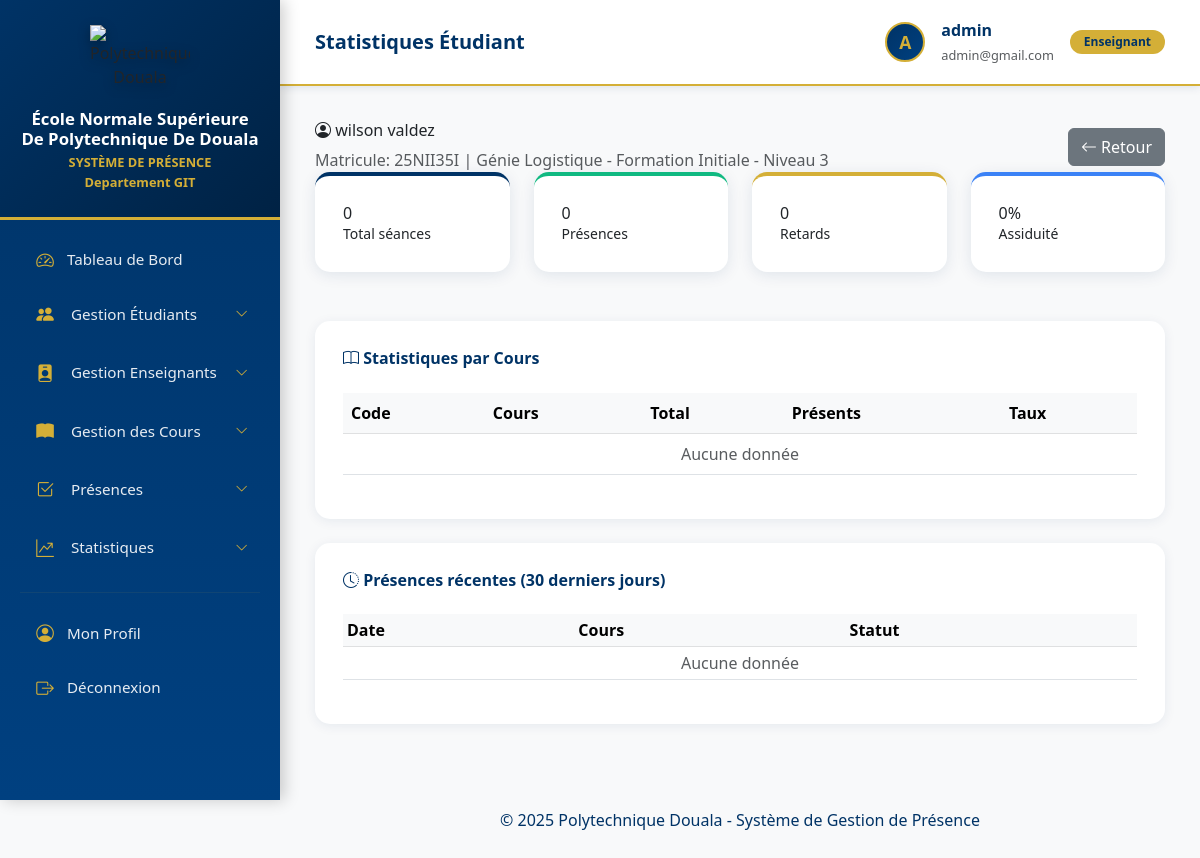
The app's page /statistiques/etudiant/25NII35I/ (signed in), older data.
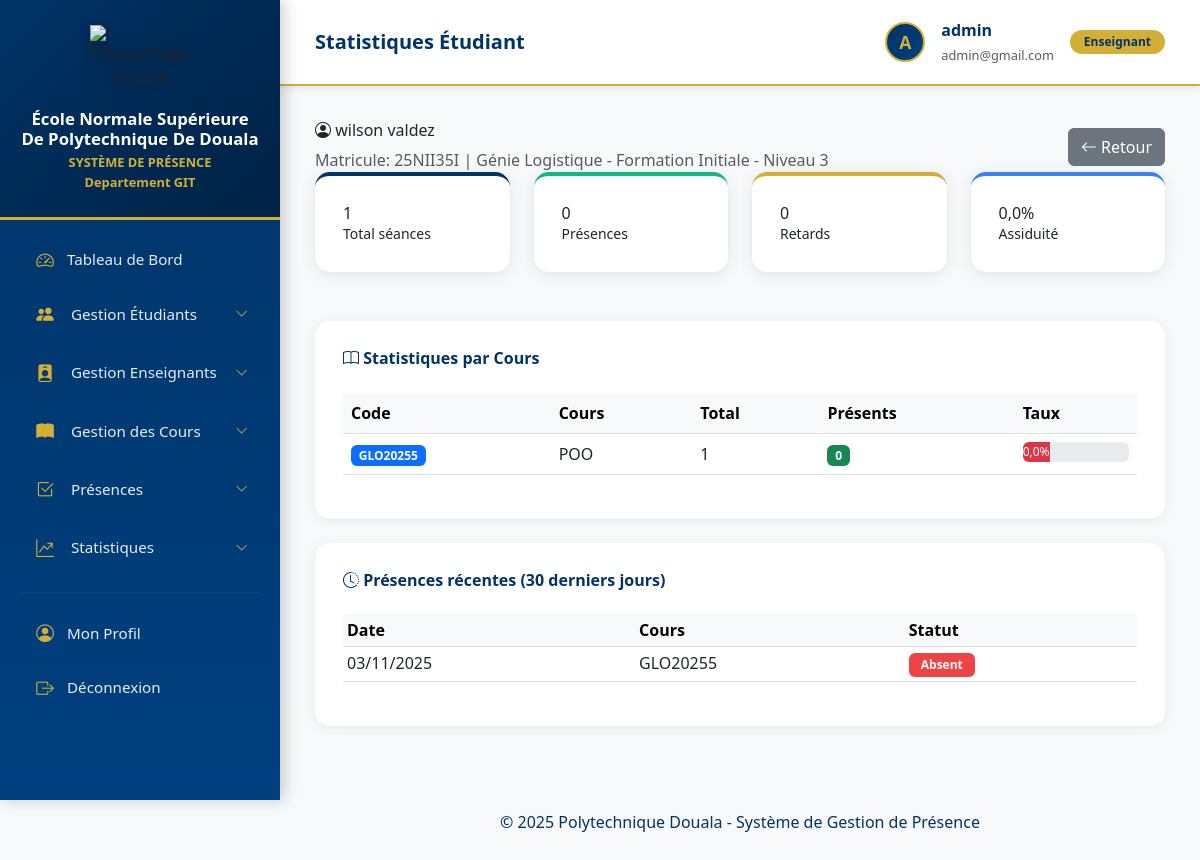
The same page, newer data.
### courses/models.py (models this page shows, shortened)
class Cours(models.Model):
    SEMESTRES = [
        (1, 'Semestre 1'),
        (2, 'Semestre 2'),
        (3, 'Semestre 3'),
        (4, 'Semestre 4'),
        (5, 'Semestre 5'),
        (6, 'Semestre 6'),
        (7, 'Semestre 7'),
        (8, 'Semestre 8'),
    ]
    code = models.CharField(max_length=20, unique=True, verbose_name="Code")
    intitule = models.CharField(max_length=200, verbose_name="Intitulé")
    description = models.TextField(blank=True, null=True, verbose_name="Description")
    filiere = models.ForeignKey(Filiere, on_delete=models.PROTECT,
                                related_name='cours',
                                verbose_name="Filière")
    enseignant = models.ForeignKey(Enseignant, on_delete=models.SET_NULL, null=True,
                                   related_name='cours', verbose_name="Enseignant")
    salle = models.ForeignKey(Salle, on_delete=models.SET_NULL, null=True, blank=True,
                             related_name='cours', verbose_name="Salle")
    semestre = models.IntegerField(choices=SEMESTRES, verbose_name="Semestre")
    annee_academique = models.CharField(max_length=9, help_text="Ex: 2024-2025",
                                       verbose_name="Année académique")
    credits = models.IntegerField(default=3, validators=[MinValueValidator(1)], verbose_name="Crédits")
    coefficient = models.DecimalField(max_digits=3, decimal_places=1, default=1.0, verbose_name="Coefficient")
    volume_horaire_cm = models.IntegerField(default=0, verbose_name="Volume horaire CM (heures)")
    volume_horaire_td = models.IntegerField(default=0, verbose_name="Volume horaire TD (heures)")
    volume_horaire_tp = models.IntegerField(default=0, verbose_name="Volume horaire TP (heures)")
    actif = models.BooleanField(default=True, verbose_name="Actif")
    date_creation = models.DateTimeField(auto_now_add=True)
    date_modification = models.DateTimeField(auto_now=True)
    class Meta:
        verbose_name = "Cours"
        verbose_name_plural = "Cours"
        ordering = ['filiere', 'code']
        unique_together = ['code', 'annee_academique']

class SeanceCours(models.Model):
    TYPE_SEANCE = [
        ('CM', 'Cours Magistral'),
        ('TD', 'Travaux Dirigés'),
        ('TP', 'Travaux Pratiques'),
        ('EXAM', 'Examen'),
        ('CONTROLE', 'Contrôle Continu'),
    ]
    cours = models.ForeignKey(Cours, on_delete=models.CASCADE, related_name='seances', verbose_name="Cours")
    date = models.DateField(verbose_name="Date")
    horaire_cours = models.ForeignKey(HoraireCours, on_delete=models.SET_NULL,
                                     null=True, blank=True,
                                     related_name='seances',
                                     verbose_name="Horaire de référence",
                                     help_text="Horaire régulier dont cette séance est issue")
    heure_debut = models.TimeField(verbose_name="Heure de début")
    heure_fin = models.TimeField(verbose_name="Heure de fin")
    salle = models.ForeignKey(Salle, on_delete=models.SET_NULL, null=True, blank=True, verbose_name="Salle")
    type_seance = models.CharField(max_length=20, choices=TYPE_SEANCE, default='CM', verbose_name="Type de séance")
    contenu = models.TextField(blank=True, null=True,
                               help_text="Résumé du contenu de la séance",
                               verbose_name="Contenu")
    presente = models.BooleanField(default=False,
                                   help_text="La présence a-t-elle été faite?",
                                   verbose_name="Présence effectuée")
    remarque = models.TextField(blank=True, null=True, verbose_name="Remarque")
    annulee = models.BooleanField(default=False, verbose_name="Annulée")
    motif_annulation = models.TextField(blank=True, null=True,
                                       verbose_name="Motif d'annulation")
    date_creation = models.DateTimeField(auto_now_add=True)
    date_modification = models.DateTimeField(auto_now=True)
    class Meta:
        verbose_name = "Séance de cours"
        verbose_name_plural = "Séances de cours"
        ordering = ['-date', '-heure_debut']
        unique_together = ['cours', 'date', 'heure_debut']

### attendance/models.py (models this page shows, shortened)
class Presence(models.Model):
    STATUTS = [
        ('P', 'Présent'),
        ('A', 'Absent'),
        ('R', 'Retard'),
        ('J', 'Justifié'),
    ]
    etudiant = models.ForeignKey(Etudiant, on_delete=models.CASCADE,
                                 related_name='presences',
                                 verbose_name="Étudiant")
    seance = models.ForeignKey(SeanceCours, on_delete=models.CASCADE,
                               related_name='presences',
                               verbose_name="Séance")
    statut = models.CharField(max_length=1, choices=STATUTS, default='A',
                             verbose_name="Statut")
    heure_arrivee = models.TimeField(blank=True, null=True,
                                     verbose_name="Heure d'arrivée")
    remarque = models.TextField(blank=True, null=True,
                                verbose_name="Remarque")
    justification = models.FileField(upload_to='presences/justificatifs/',
                                     blank=True, null=True,
                                     validators=[FileExtensionValidator(['pdf', 'jpg', 'jpeg', 'png'])],
                                     verbose_name="Justificatif rapide",
                                     help_text="Pour justification immédiate lors de la séance")
    justificatif_formel = models.ForeignKey('Justificatif', on_delete=models.SET_NULL,
                                           null=True, blank=True,
                                           related_name='presences_couvertes',
                                           verbose_name="Justificatif formel",
                                           help_text="Justificatif validé par l'administration")
    saisi_par = models.ForeignKey(User, on_delete=models.SET_NULL,
                                  null=True, blank=True,
                                  related_name='presences_saisies',
                                  verbose_name="Saisi par")
    date_saisie = models.DateTimeField(auto_now_add=True,
                                       verbose_name="Date de saisie")
    date_modification = models.DateTimeField(auto_now=True,
                                            verbose_name="Date de modification")
    class Meta:
        verbose_name = "Présence"
        verbose_name_plural = "Présences"
        ordering = ['-seance__date', 'etudiant__nom']
        unique_together = ['etudiant', 'seance']

### statisticss/views.py (the view)
# urls.py: path('etudiant/<str:matricule>/', views.statistiques_par_etudiant, name='statistiques_par_etudiant'),
@login_required
def statistiques_par_etudiant(request, matricule):
    etudiant = get_object_or_404(Etudiant, matricule=matricule)
    presences = Presence.objects.filter(etudiant=etudiant).select_related('seance__cours')
    total_seances = presences.count()
    presents = presences.filter(statut__in=['P', 'R', 'J']).count()
    absents = presences.filter(statut='A').count()
    retards = presences.filter(statut='R').count()
    justifies = presences.filter(statut='J').count()
    taux_presence = etudiant.get_taux_presence()
    stats_par_cours = []
    cours_suivis = Cours.objects.filter(
        filiere=etudiant.filiere,
        actif=True
    )
    for cours in cours_suivis:
        presences_cours = presences.filter(seance__cours=cours)
        total = presences_cours.count()
        if total > 0:
            presents_cours = presences_cours.filter(statut__in=['P', 'R', 'J']).count()
            taux_cours = round((presents_cours / total) * 100, 2)
        else:
            presents_cours = 0
            taux_cours = 0
        stats_par_cours.append({
            'cours': cours,
            'total': total,
            'presents': presents_cours,
            'taux': taux_cours,
        })
    date_debut = datetime.now().date() - timedelta(days=30)
    presences_recentes = presences.filter(seance__date__gte=date_debut).order_by('seance__date')
    context = {
        'etudiant': etudiant,
        'total_seances': total_seances,
        'presents': presents,
        'absents': absents,
        'retards': retards,
        'justifies': justifies,
        'taux_presence': taux_presence,
        'stats_par_cours': stats_par_cours,
        'presences_recentes': presences_recentes,
    }
    return render(request, 'statisticss/statistiques_par_etudiant.html', context)

### accounts/models.py (called while the page is built)
    def est_admin(self):
        return self.role == 'ADMIN' or self.user.is_superuser

### students/models.py (called while the page is built)
    def nom_complet(self):
        return f"{self.get_specialite_display()} - {self.get_formation_display()} - {self.get_niveau_display()}"

    def nom_complet(self):
        return f"{self.prenom} {self.nom}"

    def get_taux_presence(self):
        from attendance.models import Presence
        total = self.presences.count()
        if total == 0:
            return 0
        presents = self.presences.filter(statut__in=['P', 'R']).count()
        return round((presents / total) * 100, 2)

### statisticss/templates/statisticss/statistiques_par_etudiant.html (shortened to what the changed rows need)
{% extends 'base.html' %}
{% block content %}
<div class="page-header d-flex justify-content-between align-items-center">
    <div>
        <h2 class="mb-2">
            <i class="bi bi-person-circle"></i> {{ etudiant.nom_complet }}
        </h2>
    </div>
</div>
<div class="row mb-4">
    <div class="col-md-3">
        <div class="stat-card primary">
            <h3>{{ total_seances }}</h3>
            <p class="small mb-0">Total séances</p>
        </div>
    </div>
    <div class="col-md-3">
        <div class="stat-card info">
            <h3>{{ taux_presence }}%</h3>
            <p class="small mb-0">Assiduité</p>
        </div>
    </div>
</div>
<div class="table-card mb-4">
    <div class="table-responsive">
        <table class="table table-hover">
            <thead class="table-light">
                <tr>
                    <th>Code</th>
                    <th>Cours</th>
                    <th>Total</th>
                    <th>Présents</th>
                    <th>Taux</th>
                </tr>
            </thead>
            <tbody>
                {% for stat in stats_par_cours %}
                <tr>
                    <td><span class="badge bg-primary">{{ stat.cours.code }}</span></td>
                    <td>{{ stat.cours.intitule }}</td>
                    <td>{{ stat.total }}</td>
                    <td><span class="badge bg-success">{{ stat.presents }}</span></td>
                    <td>
                        <div class="progress" style="height: 20px;">
                            {% if stat.taux >= 75 %}
                            <div class="progress-bar bg-success" style="width: {{ stat.taux }}%">
                                {{ stat.taux }}%
                            </div>
                            {% elif stat.taux >= 50 %}
                            <div class="progress-bar bg-warning" style="width: {{ stat.taux }}%">
                                {{ stat.taux }}%
                            </div>
                            {% else %}
                            <div class="progress-bar bg-danger" style="width: {{ stat.taux }}%">
                                {{ stat.taux }}%
                            </div>
                            {% endif %}
                        </div>
                    </td>
                </tr>
                {% empty %}
                <tr><td colspan="5" class="text-center text-muted">Aucune donnée</td></tr>
                {% endfor %}
            </tbody>
        </table>
    </div>
</div>
<div class="table-card">
    <div class="table-responsive">
        <table class="table table-sm">
            <thead class="table-light">
                <tr>
                    <th>Date</th>
                    <th>Cours</th>
                    <th>Statut</th>
                </tr>
            </thead>
            <tbody>
                {% for presence in presences_recentes %}
                <tr>
                    <td>{{ presence.seance.date|date:"d/m/Y" }}</td>
                    <td>{{ presence.seance.cours.code }}</td>
                    <td>
                        {% if presence.statut == 'P' %}
                        <span class="badge badge-present">Présent</span>
                        {% elif presence.statut == 'A' %}
                        <span class="badge badge-absent">Absent</span>
                        {% elif presence.statut == 'R' %}
                        <span class="badge badge-retard">Retard</span>
                        {% else %}
                        <span class="badge badge-justifie">Justifié</span>
                        {% endif %}
                    </td>
                </tr>
                {% empty %}
                <tr><td colspan="3" class="text-center text-muted">Aucune donnée</td></tr>
                {% endfor %}
            </tbody>
        </table>
    </div>
</div>
{% endblock %}

Row changes from the older to the newer data that the page shows:
added Cours: cours.code "GLO20255", cours.intitule "POO", total "1", presents "0", taux "0,0"
added Presence: seance "03/11/2025", seance.cours.code "GLO20255", statut "Absent"
Text that changed along with them:
{{ total_seances }}: "0" → "1"
{{ taux_presence }}: "0" → "0,0"
text no longer shown: "Aucune donnée Aucune donnée"
